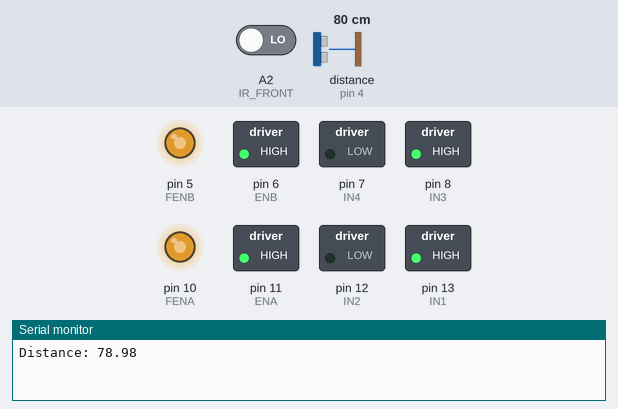
This program was run on a simulated Arduino Uno, built with avr-gcc and run on an emulated ATmega328P. Parts: switched loads named in the program (green lamp = pin HIGH), output pins drawn as LEDs (lit = HIGH), the last lines printed to the serial monitor. Wiring (inferred from the names in the program): ultrasonic range finder: trigger pin 9; echo pin 4. Dashed ring = blinking. The test bench sets the inputs (shaded band); at power-on: A2 (IR_FRONT) LOW, distance to the obstacle (sensor on pin 4) 80 cm. The echo pulse lasts 58.3 µs per cm; random numbers use the default seed unless the program sets one; pins used as bus, display or sensor lines are not drawn.

Above: at 1.2 s.
1.3 s: A2 (IR_FRONT) driven HIGH
At 4.1 s:
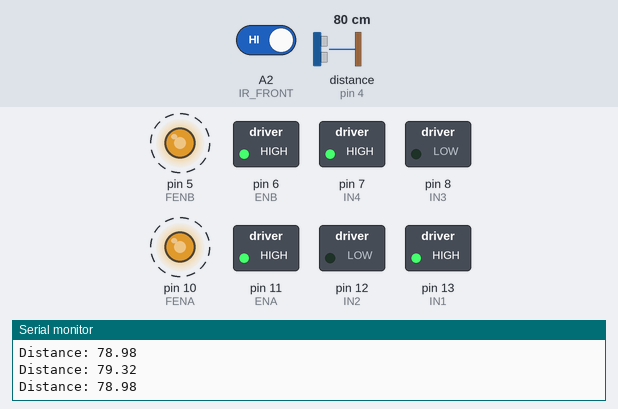
4.3 s: A2 (IR_FRONT) driven LOW
At 5.8 s:
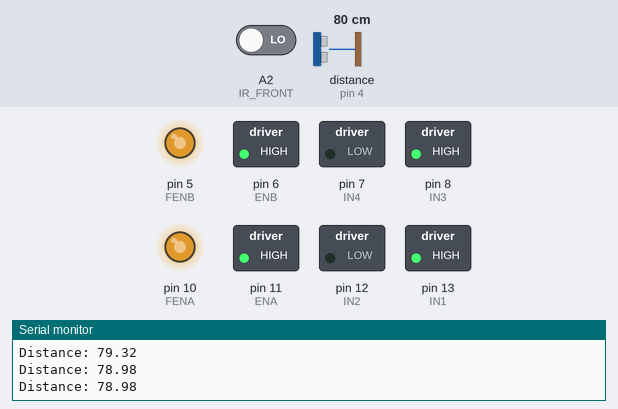
Timing chart, 0 to 7.3 s (numbered marks = the images above; inputs shaded):
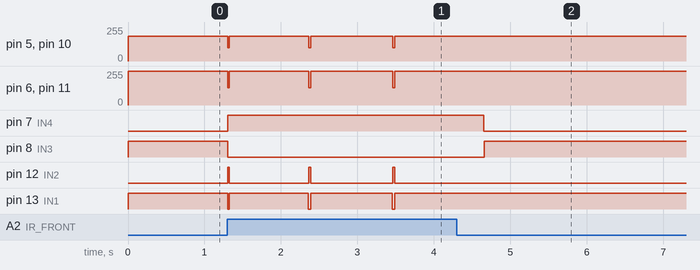

The program:

main.cpp
```cpp
#include <Arduino.h>

// === Motor Driver Pins (L298N) ===
#define ENA 11
#define FENA 10
#define IN1 13
#define IN2 12
#define IN3 8
#define IN4 7
#define ENB 6
#define FENB 5

// === Ultrasonic Sensor ===
#define TRIG_PIN 9
#define ECHO_PIN 4

// === IR Edge Sensors ===
#define IR_LEFT A0
#define IR_RIGHT A1
#define IR_FRONT A2
#define IR_BACK A3

// === Speed Settings ===
#define MAX_SPEED 255
#define SLOW_SPEED 130
#define TORNADO_SPEED 150

// === Thresholds ===
#define OPPONENT_DISTANCE 30 // cm
#define AVOID_DELAY 150      // ms

#define TRACK_WIDTH 0.2      // in meters
#define WHEEL_DIAMETER 0.065 // in meters
#define MOTOR_RPM 133        // RPM of the motor

float distance = 0, preDistance = 1000;

void DelayWithEdgeAvoidance(int delayTime);
double speedFromRPM(double rpm);
void moveCar(int leftSpeed, int rightSpeed);
void stopCar();
void rotateDegrees(float degrees, int speed);
void avoidEdge();
double readUltrasonic();
void attackOpponent();
void randomSearch();
void initPins();

void setup()
{
  Serial.begin(9600);
  initPins();
  randomSeed(analogRead(A5));
}

void loop()
{
  randomSearch();
}

/// @brief Compute linear speed of a wheel from its RPM
/// @param rpm   Revolutions per minute
/// @return      Linear speed in meters per second (m/s)
double speedFromRPM(double rpm)
{
  const double diameter_m = 0.065;          // 65 mm = 0.065 m
  double circumference = M_PI * diameter_m; // π·D
  return (rpm * circumference) / 60.0;      // convert per minute → per second
}

void moveCar(int leftSpeed, int rightSpeed)
{
  digitalWrite(IN3, leftSpeed > 0);
  digitalWrite(IN4, leftSpeed < 0);
  analogWrite(ENB, abs(leftSpeed));
  analogWrite(FENB, abs(leftSpeed * 133 / 170.0));

  digitalWrite(IN1, rightSpeed > 0);
  digitalWrite(IN2, rightSpeed < 0);
  analogWrite(ENA, abs(rightSpeed));
  analogWrite(FENA, abs(rightSpeed * 133 / 170.0));
}

void stopCar()
{
  moveCar(0, 0);
}

void rotateDegrees(float degrees, int speed)
{
  float arcLength = PI * TRACK_WIDTH * (degrees / 360.0);
  float wheelCircumference = PI * WHEEL_DIAMETER;
  float revolutions = arcLength / wheelCircumference;
  float timeSeconds = (revolutions * 60.0) / MOTOR_RPM;
  int timeMillis = (int)(timeSeconds * 1000);

  // Left wheel backward, right wheel forward for in-place rotation
  moveCar(-speed, speed);
  delay(timeMillis);
  moveCar(0, 0); // Stop
}

double readUltrasonic()
{
  digitalWrite(TRIG_PIN, LOW);
  delayMicroseconds(2);
  digitalWrite(TRIG_PIN, HIGH);
  delayMicroseconds(10);
  digitalWrite(TRIG_PIN, LOW);
  long duration = pulseIn(ECHO_PIN, HIGH, 20000); // timeout for safety
  if (duration == 0)
    return 999; // if no echo
  return duration * 0.034 / 2.0;
}

void avoidEdge()
{
  if (digitalRead(IR_LEFT))
  {
    moveCar(SLOW_SPEED, -SLOW_SPEED);
    DelayWithEdgeAvoidance(AVOID_DELAY);
  }
  else if (digitalRead(IR_RIGHT))
  {
    moveCar(-SLOW_SPEED, SLOW_SPEED);
    DelayWithEdgeAvoidance(AVOID_DELAY);
  }
  else if (digitalRead(IR_FRONT))
  {
    moveCar(-SLOW_SPEED, -SLOW_SPEED);
    DelayWithEdgeAvoidance(AVOID_DELAY);
  }
  else if (digitalRead(IR_BACK))
  {
    moveCar(MAX_SPEED, MAX_SPEED);
    DelayWithEdgeAvoidance(AVOID_DELAY);
  }
}
void DelayWithEdgeAvoidance(int delayTime)
{
  unsigned long startTime = millis();
  while (millis() - startTime < delayTime)
  {
    avoidEdge();
    delay(10); // Small delay to prevent blocking
  }
}
void attackOpponent()
{
  preDistance = readUltrasonic();
  distance = preDistance;

  while (true)
  {
    distance = readUltrasonic();
    if (distance >= preDistance || distance > OPPONENT_DISTANCE || distance <= 0)
      break;

    moveCar(MAX_SPEED, MAX_SPEED);
    preDistance = distance;
    delay(20);
  }

  stopCar();
}

void randomSearch()
{

  distance = readUltrasonic();
  Serial.print("Distance: ");
  Serial.println(distance);

  if (distance > 0 && distance < OPPONENT_DISTANCE)
  {
    attackOpponent();
    return;
  }

  // Move forward until front IR detects edge
  while (digitalRead(IR_FRONT) == LOW)
  {
    moveCar(MAX_SPEED, MAX_SPEED);
    delay(5); // Short delay for sensor stability
  }
  moveCar(-SLOW_SPEED, -SLOW_SPEED);
  delay(25); // Move backward for 25ms
  stopCar();

  // Rotate randomly between 225° to 315°
  int angle = random(225, 316);
  rotateDegrees(angle, MAX_SPEED);
}

void initPins()
{
  pinMode(ENA, OUTPUT);
  pinMode(FENA, OUTPUT);
  pinMode(IN1, OUTPUT);
  pinMode(IN2, OUTPUT);
  pinMode(IN3, OUTPUT);
  pinMode(IN4, OUTPUT);
  pinMode(ENB, OUTPUT);
  pinMode(FENB, OUTPUT);
  pinMode(TRIG_PIN, OUTPUT);
  pinMode(ECHO_PIN, INPUT);
  pinMode(IR_LEFT, INPUT);
  pinMode(IR_RIGHT, INPUT);
  pinMode(IR_FRONT, INPUT);
  pinMode(IR_BACK, INPUT);
}
```

Measured:
- after the input at 1.3 s, pin 5 (FENB): alternates 186/255 for 1.1 s and 101/255 for 0.03 s, starting at once; pin 6 (ENB): alternates 255/255 for 1.1 s and 130/255 for 0.03 s, starting at once
- after the input at 4.3 s, pin 7 (IN4): HIGH → LOW after 0.36 s; pin 8 (IN3): LOW → HIGH after 0.36 s
